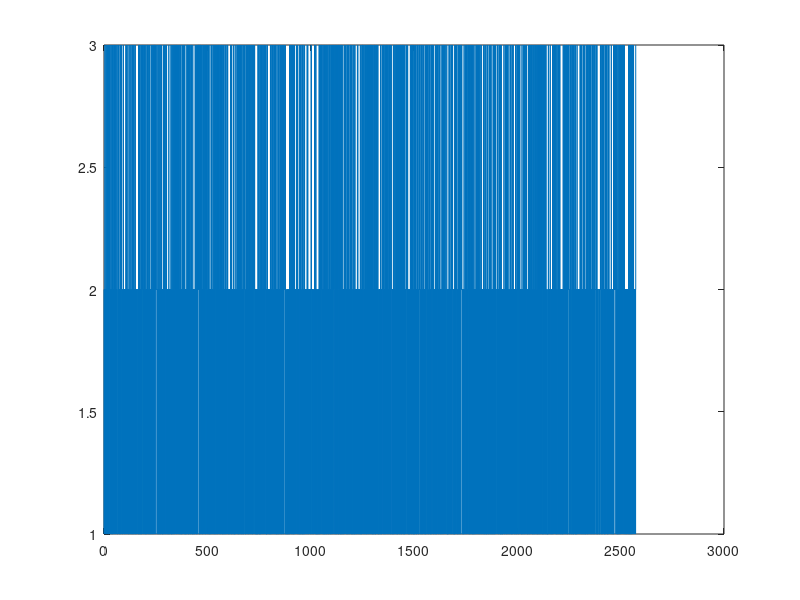
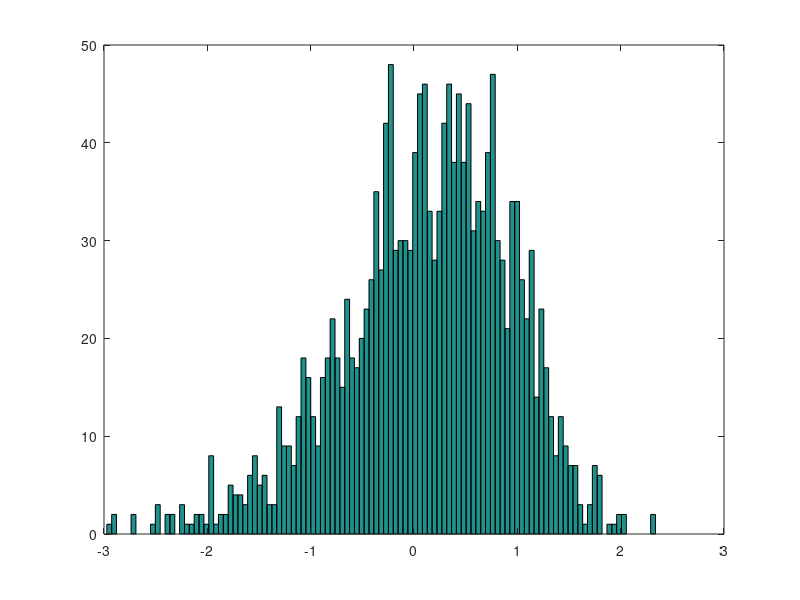
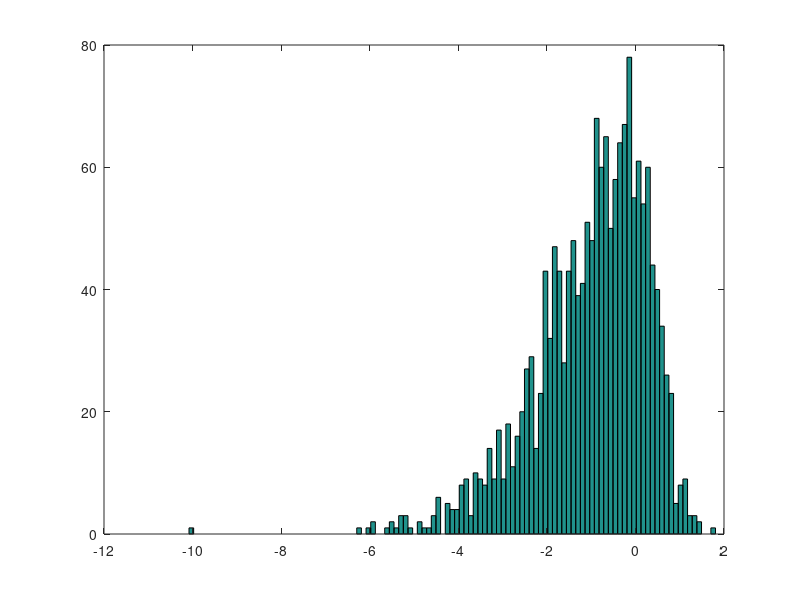

MATLAB code for these plots, in order:

% initialize the states
clear
% this simulates the agonist binding channel model
%set the rate constants
r(1) = 2; % alpha  (close rate)
r(2) = 10; %gamma  (binding rate)
r(3) = 1;  %beta  (open rate)
r(4) = 0.5;  %delta (unbinding rate)
N = 4;
T = [];
t = [];
xx = [];
X = [];

x = 2;
T(1) = 0;
t(1) = 0;
X(1) = x;
xx(1) = x;
j = 2;
jj = 2;
jo = 1;
jc = 1;
oldj = 1;
ot = [];
ct = [];


R(1,1) = r(1);  %1->2 (close channel)
R(2,1) = 0;  %null transtion
R(1,2) = r(3); % 2->1 (open channel)
R(2,2) = r(4);  %2->3  (unbinding)
R(1,3) = r(2); %3->2(binding)
R(2,3) = 0;

%the transitions:
C(1,1) = 2;
C(1,2) = 1;
C(2,2) =3;
C(1,3) = 2;

h = sum(R);

oldstate = x;
T(1) = 0;
X(1) = x;
j = 2;
for j = 2:5000
rn = rand(1);
    H = h(x);
    dt = -log(rn)/H;
    T(j) =  dt+T(j-1);
    
tm = cumsum(R(:,x))/H;
rm = rand(1);
    rk = min(find(rm<=tm))  ;
 xx(jj) = x;
x = C(rk,x);
X(j) = x;

t(jj) = T(j);
t(jj+1) = T(j);
xx(jj+1) = x;
jj = jj+2;

if ((oldstate==2)*(x==1))  %channel opened
ct(jc) = T(j) - T(oldj);
oldstate = 1;
jc = jc + 1;
oldj = j;
end

if(oldstate==1)  %channel closed
    ot(jo) = dt;
    jo = jo+1;
    oldj = j;
    oldstate = 2;
end

    
    
end
figure(1)

plot(t,xx)

figure(2)
hist(log(ct),jc/15)
figure(3)
hist(log(ot),jo/15)



 
